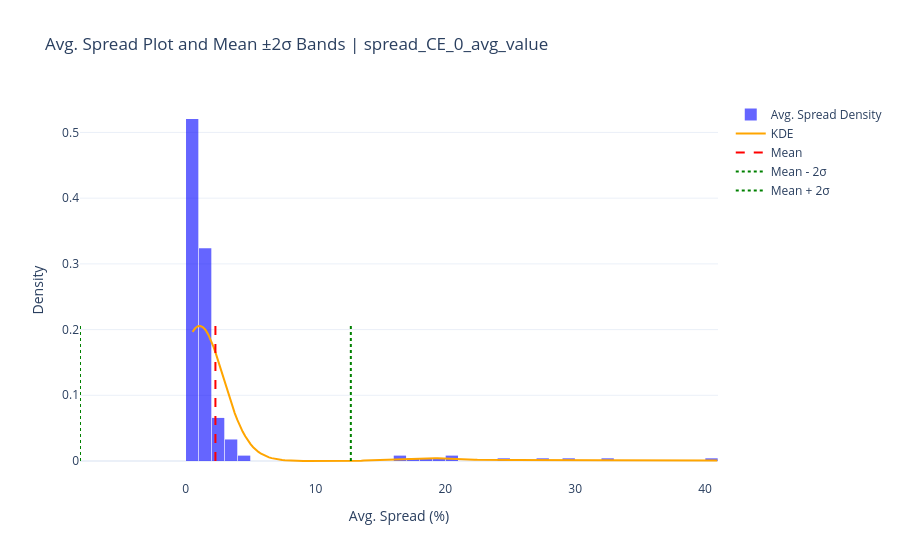
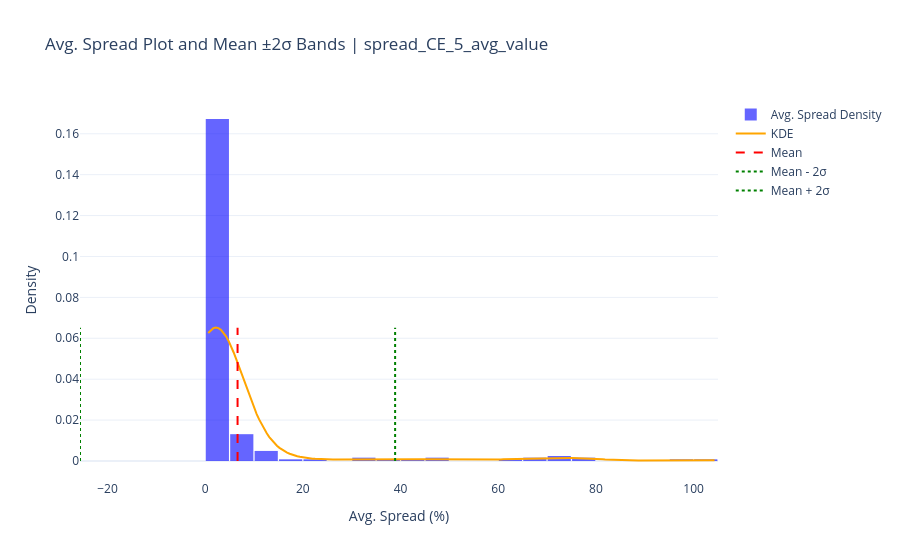
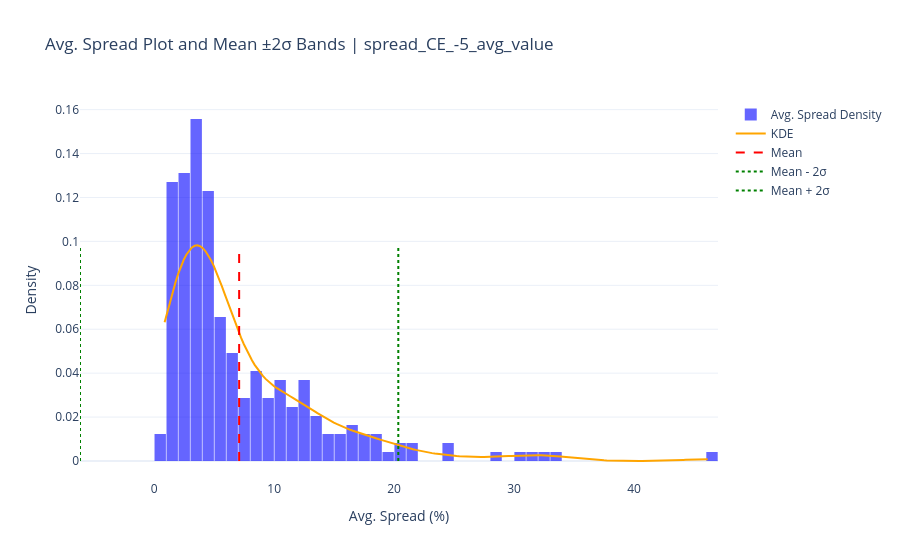
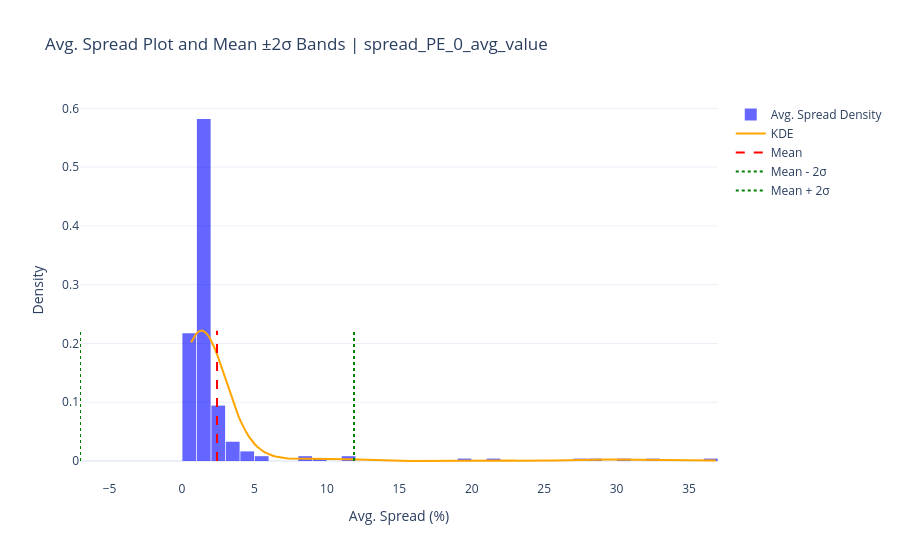

These figures' notebook cell, in order:
### Code cell
col_name_list = ['spread_CE_0_avg_value','spread_CE_5_avg_value','spread_CE_-5_avg_value',
            'spread_PE_0_avg_value','spread_PE_5_avg_value','spread_PE_-5_avg_value']

for col_name in col_name_list:
    avg_spread_plot(col_name, title='Avg. Spread Plot and Mean ±2σ Bands')

### Figure 1 — Plotly figure (JSON) as saved in the notebook; plotly's stock layout.template omitted (floating-point values rounded to 4 significant figures; data arrays with more than 128 entries replaced by an {"elided": "..."} marker saying what was removed)
{"data": [{"histnorm": "probability density", "marker": {"color": "blue"}, "name": "Avg. Spread Density", "nbinsx": 50, "opacity": 0.6, "type": "histogram", "x": {"elided": "244 float values"}}, {"line": {"color": "orange"}, "mode": "lines", "name": "KDE", "type": "scatter", "x": {"elided": "200 float values"}, "y": {"elided": "200 float values"}}, {"line": {"color": "red", "dash": "dash"}, "mode": "lines", "name": "Mean", "type": "scatter", "x": [2.29, 2.29], "y": [0, 0.2056]}, {"line": {"color": "green", "dash": "dot"}, "mode": "lines", "name": "Mean - 2σ", "type": "scatter", "x": [-8.14, -8.14], "y": [0, 0.2056]}, {"line": {"color": "green", "dash": "dot"}, "mode": "lines", "name": "Mean + 2σ", "type": "scatter", "x": [12.72, 12.72], "y": [0, 0.2056]}], "layout": {"bargap": 0.05, "title": {"text": "Avg. Spread Plot and Mean ±2σ Bands | spread_CE_0_avg_value"}, "xaxis": {"title": {"text": "Avg. Spread (%)"}}, "yaxis": {"title": {"text": "Density"}}}}

### Figure 2 — Plotly figure (JSON) as saved in the notebook; plotly's stock layout.template omitted (floating-point values rounded to 4 significant figures; data arrays with more than 128 entries replaced by an {"elided": "..."} marker saying what was removed)
{"data": [{"histnorm": "probability density", "marker": {"color": "blue"}, "name": "Avg. Spread Density", "nbinsx": 50, "opacity": 0.6, "type": "histogram", "x": {"elided": "244 float values"}}, {"line": {"color": "orange"}, "mode": "lines", "name": "KDE", "type": "scatter", "x": {"elided": "200 float values"}, "y": {"elided": "200 float values"}}, {"line": {"color": "red", "dash": "dash"}, "mode": "lines", "name": "Mean", "type": "scatter", "x": [6.635, 6.635], "y": [0, 0.06521]}, {"line": {"color": "green", "dash": "dot"}, "mode": "lines", "name": "Mean - 2σ", "type": "scatter", "x": [-25.62, -25.62], "y": [0, 0.06521]}, {"line": {"color": "green", "dash": "dot"}, "mode": "lines", "name": "Mean + 2σ", "type": "scatter", "x": [38.89, 38.89], "y": [0, 0.06521]}], "layout": {"bargap": 0.05, "title": {"text": "Avg. Spread Plot and Mean ±2σ Bands | spread_CE_5_avg_value"}, "xaxis": {"title": {"text": "Avg. Spread (%)"}}, "yaxis": {"title": {"text": "Density"}}}}

### Figure 3 — Plotly figure (JSON) as saved in the notebook; plotly's stock layout.template omitted (floating-point values rounded to 4 significant figures; data arrays with more than 128 entries replaced by an {"elided": "..."} marker saying what was removed)
{"data": [{"histnorm": "probability density", "marker": {"color": "blue"}, "name": "Avg. Spread Density", "nbinsx": 50, "opacity": 0.6, "type": "histogram", "x": {"elided": "244 float values"}}, {"line": {"color": "orange"}, "mode": "lines", "name": "KDE", "type": "scatter", "x": {"elided": "200 float values"}, "y": {"elided": "200 float values"}}, {"line": {"color": "red", "dash": "dash"}, "mode": "lines", "name": "Mean", "type": "scatter", "x": [7.081, 7.081], "y": [0, 0.09819]}, {"line": {"color": "green", "dash": "dot"}, "mode": "lines", "name": "Mean - 2σ", "type": "scatter", "x": [-6.187, -6.187], "y": [0, 0.09819]}, {"line": {"color": "green", "dash": "dot"}, "mode": "lines", "name": "Mean + 2σ", "type": "scatter", "x": [20.35, 20.35], "y": [0, 0.09819]}], "layout": {"bargap": 0.05, "title": {"text": "Avg. Spread Plot and Mean ±2σ Bands | spread_CE_-5_avg_value"}, "xaxis": {"title": {"text": "Avg. Spread (%)"}}, "yaxis": {"title": {"text": "Density"}}}}

### Figure 4 — Plotly figure (JSON) as saved in the notebook; plotly's stock layout.template omitted (floating-point values rounded to 4 significant figures; data arrays with more than 128 entries replaced by an {"elided": "..."} marker saying what was removed)
{"data": [{"histnorm": "probability density", "marker": {"color": "blue"}, "name": "Avg. Spread Density", "nbinsx": 50, "opacity": 0.6, "type": "histogram", "x": {"elided": "244 float values"}}, {"line": {"color": "orange"}, "mode": "lines", "name": "KDE", "type": "scatter", "x": {"elided": "200 float values"}, "y": {"elided": "200 float values"}}, {"line": {"color": "red", "dash": "dash"}, "mode": "lines", "name": "Mean", "type": "scatter", "x": [2.415, 2.415], "y": [0, 0.2218]}, {"line": {"color": "green", "dash": "dot"}, "mode": "lines", "name": "Mean - 2σ", "type": "scatter", "x": [-7.044, -7.044], "y": [0, 0.2218]}, {"line": {"color": "green", "dash": "dot"}, "mode": "lines", "name": "Mean + 2σ", "type": "scatter", "x": [11.87, 11.87], "y": [0, 0.2218]}], "layout": {"bargap": 0.05, "title": {"text": "Avg. Spread Plot and Mean ±2σ Bands | spread_PE_0_avg_value"}, "xaxis": {"title": {"text": "Avg. Spread (%)"}}, "yaxis": {"title": {"text": "Density"}}}}
